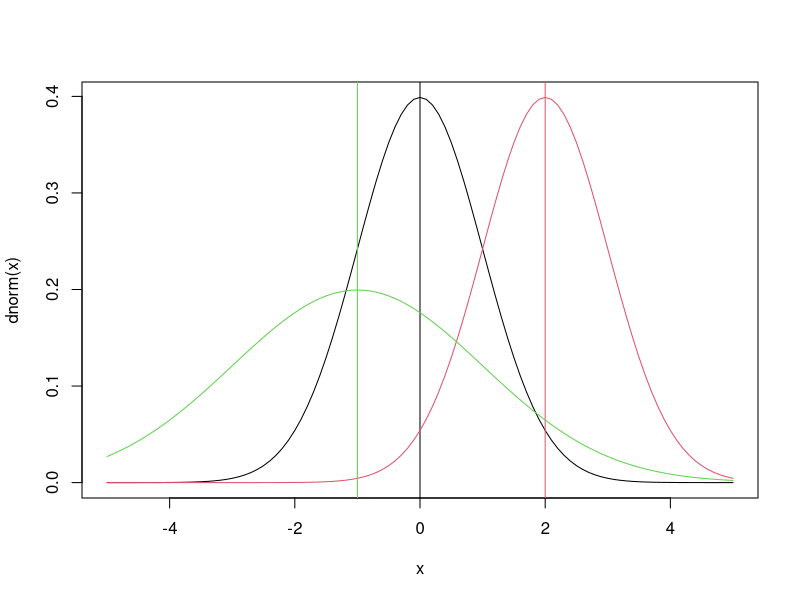
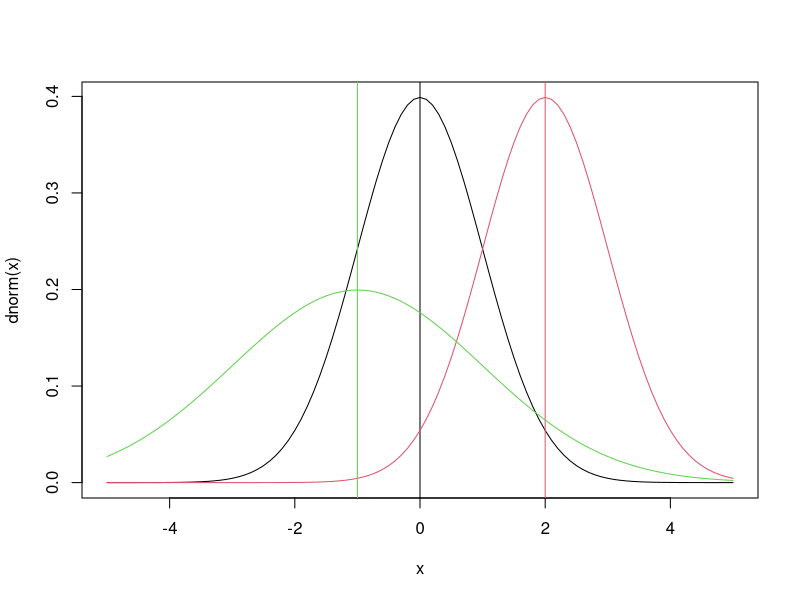
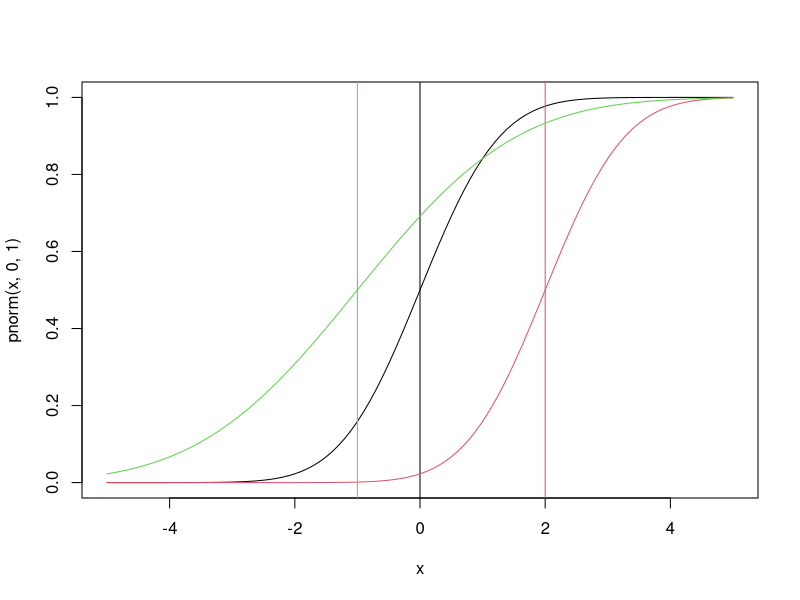
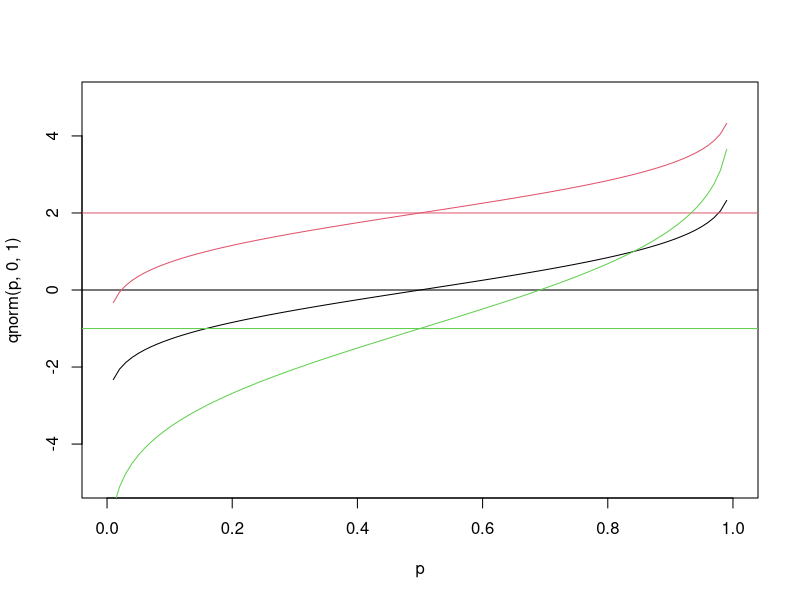
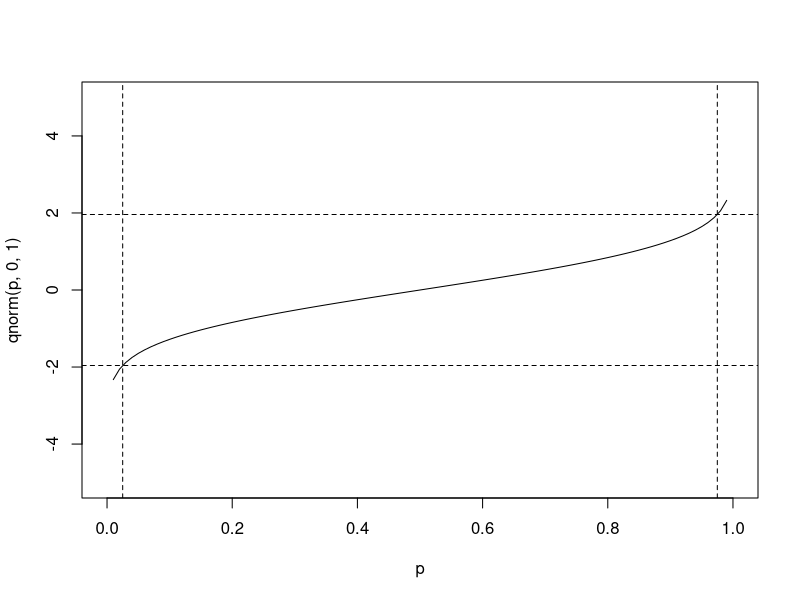
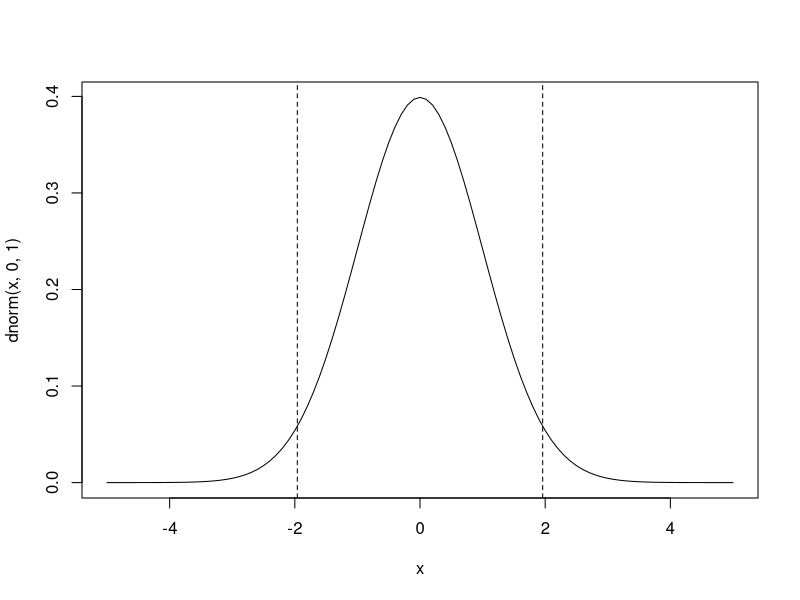
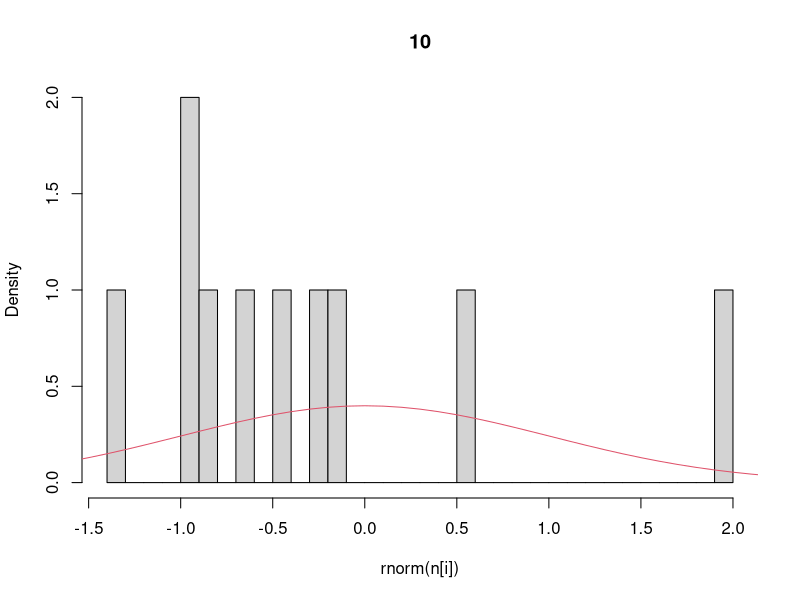
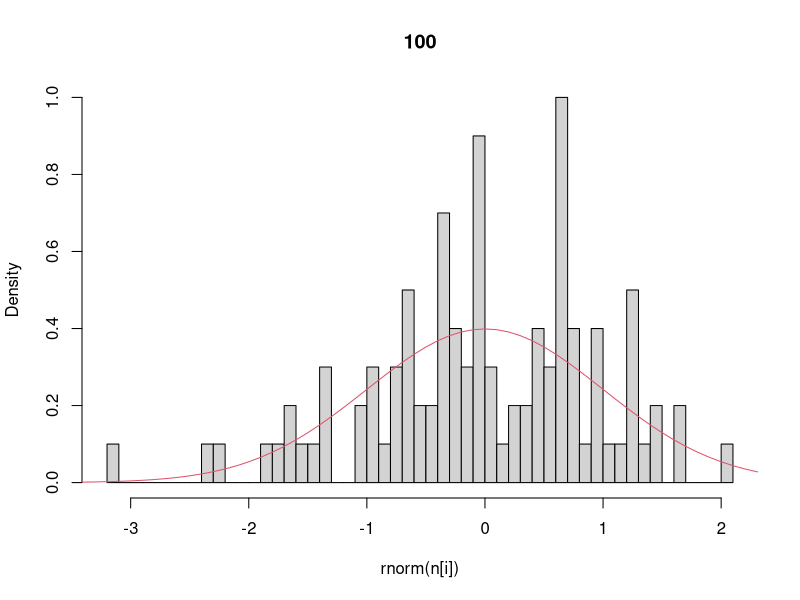

Write the R code that produced these figures, in order.
## ---- chunk 1
x = seq(-5,5,by=0.1)
plot(x,dnorm(x),type='l')  		## that’s a lowercase “L” for “line”
abline(v=0)					          ## add a line to indicate the mean (“v” is for “vertical”)
lines(x,dnorm(x,2),col=2)			## try changing the mean (“col” sets the color)
abline(v=2,col=2)
lines(x,dnorm(x,-1,2),col=3)	## try changing the mean and standard dev
abline(v=-1,col=3)
## ---- chunk 2
curve(dnorm,-5,5)
abline(v=0)
curve(dnorm(x,2),-5,5,add=TRUE,col=2)
abline(v=2,col=2)
curve(dnorm(x,-1,2),-5,5,add=TRUE,col=3)	## try changing the mean and standard dev
abline(v=-1,col=3)
## ---- chunk 3
dnorm(0.5,0,1)
dnorm(0.5,2,1)
dnorm(0.5,-1,2)
## ---- chunk 4
plot(x,pnorm(x,0,1),type='l')
abline(v=0)
lines(x,pnorm(x,2,1),col=2)
abline(v=2,col=2)
lines(x,pnorm(x,-1,2),col=3)
abline(v=-1,col=3)
## ---- chunk 5
pnorm(0.5,0,1)
pnorm(0.5,2,1)
pnorm(0.5,-1,2)
## ---- chunk 6
p = seq(0,1,by=0.01)
plot(p,qnorm(p,0,1),type='l',ylim=range(x))    # ylim sets the y-axis range
# range returns the min/max as a 2-element vector
abline(h=0)						# “h” for “horizontal”
lines(p,qnorm(p,2,1),col=2)
abline(h=2,col=2)
lines(p,qnorm(p,-1,2),col=3)
abline(h=-1,col=3)
## ---- chunk 7
qnorm(c(0.025,0.975),0,1)		# what width CI is specified by these values?
plot(p,qnorm(p,0,1),type='l',ylim=range(x))
abline(v=c(0.025,0.975),lty=2)	# add vertical lines at the CI
abline(h=qnorm(c(0.025,0.975)),lty=2)	#add horizontal lines at the threshold vals
plot(x,dnorm(x,0,1),type='l')		# plot the corresponding pdf
abline(v=qnorm(c(0.025,0.975)),lty=2)
## ---- chunk 8
n = c(10,100,1000,10000)	# sequence of sample sizes
for(i in 1:4){			# loop over these sample sizes
  hist(rnorm(n[i]),main=n[i],probability=TRUE,breaks=40)  
				#here breaks defines number of bins in the histogram
  lines(x,dnorm(x),col=2)
}
## ---- chunk 9
y = rnorm(10)  	## Sample size = 10
y
mean(y)
sd(y)			## standard deviation
sd(y)/sqrt(10) 		## standard error
y = rnorm(10000) 	## Sample size = 10000
mean(y)
sd(y)			## standard deviation
sd(y)/sqrt(10000) 	## standard error
## ---- chunk 10
plot(x,dunif(x),type='l')
lines(x,dunif(x,0,4),col=2)
lines(x,dunif(x,-3,-0.5),col=3)

plot(x,punif(x),type='l')
lines(x,punif(x,0,4),col=2)
lines(x,punif(x,-3,-0.5),col=3)

plot(p,qunif(p),type='l',ylim=range(x))
lines(p,qunif(p,0,4),col=2)
lines(p,qunif(p,-3,-0.5),col=3)

hist(runif(500,-3,3),breaks=30,xlim=range(x),probability=TRUE)
lines(x,dunif(x,-3,3),col=2)
## ---- chunk 11
plot(p,dbeta(p,5,5),type='l')
lines(p,dbeta(p,1,1),col=2)
lines(p,dbeta(p,0.2,0.2),col=3)

## vary beta
plot(p,dbeta(p,6,6),type='l',ylim=c(0,5))
lines(p,dbeta(p,6,4),col=2)
lines(p,dbeta(p,6,2),col=3)
lines(p,dbeta(p,6,1.25),col=4)
lines(p,dbeta(p,6,1),col=5)
lines(p,dbeta(p,6,0.25),col=6)
legend("topleft",legend=c(6,4,2,1.25,1,0.5),lty=1,col=1:6)

plot(p,pbeta(p,5,5),type='l')
lines(p,pbeta(p,1,1),col=2)
lines(p,pbeta(p,0.2,0.2),col=3)

hist(rbeta(500,3,3),breaks=30,xlim=range(p),probability=TRUE)
lines(p,dbeta(p,3,3),col=2)
lines(p,dbeta(p,3,3),col=2)
## ---- chunk 12
#variances of these beta distributions:

#the equation: ab / (a+b)^2(a+b+1)
a<-c(5,2,0.2)
b<-a

for (i in 1:3){
  v<-(a[i]*b[i])/(((a[i]+b[i])^2)*(a[i]+b[i]+1))
  print(v)
}

## ---- chunk 13
#these six beta lines:
a <- c(6,6,6,6,6,6)
b <- c(6,4,2,1.25,1,0.5)

print("Means:")
#means of the curves: a/a+b
for (i in 1:6){
  m<-(a[i]/(a[i]+b[i]))
  print(m)
}

print("Medians:")
#medians using quantiles
for (i in 1:6){
  med<-qbeta(0.5,a[i],b[i])
  print(med)
}

## ---- chunk 14
## changing the mean
x <- 10^seq(-2,2,by=0.01)
plot(x,dlnorm(x,0),type='l',xlim=c(0,15),main="Changing the Mean")
lines(x,dlnorm(x,1),col=2)
lines(x,dlnorm(x,2),col=3)
legend("topright",legend=0:2,lty=1,col=1:3)

## on a log scale
plot(x,dlnorm(x,0),type='l',log='x',main="Log Scale")
lines(x,dlnorm(x,1),col=2)
lines(x,dlnorm(x,2),col=3)
abline(v=exp(0),col=1)
abline(v=exp(1),col=2)
abline(v=exp(2),col=3)
legend("topright",legend=0:2,lty=1,col=1:3)

## changing the variance
plot(x,dlnorm(x,2,.125),type='l',xlim=c(0,20),ylim=c(0,0.6),main="Changing the Variance")
lines(x,dlnorm(x,2,0.25),col=2)
lines(x,dlnorm(x,2,0.5),col=3)
lines(x,dlnorm(x,2,1),col=4)
lines(x,dlnorm(x,2,2),col=5)
lines(x,dlnorm(x,2,4),col=6)
abline(v=exp(2),col=1)
legend("topright",legend=c(0.125,0.25,0.5,1,2,4),lty=1,col=1:6)

## random sample
hist(rlnorm(250,2,1),breaks=30,probability=TRUE)
lines(x,dlnorm(x,2,1),col=4)
## ---- chunk 15
#calculating arithmetric means of first 3 lines:
mu <- c(0,1,2)
sig <- 1         #default sd=1 in this case
for (i in 1:3){
  am<-exp((mu[i]+(sig^2))/2)
  print(am)
}

## ---- chunk 16
## changing the mean
x <- seq(0,10,by=0.01)
plot(x,dexp(x,0.125),type='l',ylim=c(0,1))
lines(x,dexp(x,0.25),col=2)
lines(x,dexp(x,0.5),col=3)
lines(x,dexp(x,1),col=4)
lines(x,dexp(x,2),col=5)
lines(x,dexp(x,4),col=6)
legend("topright",legend=c(0.125,0.25,0.5,1,2,4),lty=1,col=1:6)

## random sample
hist(rexp(250,2),breaks=30,probability=TRUE)
lines(x,dexp(x,2),col=4)

## laplace vs Gaussian
plot(x,dexp(abs(x-5),1)/2,type='l')
lines(x,dnorm(x,5),col=2)

plot(x,dexp(abs(x-5),1)/2,type='l',log='y')   ## same plot as last but on a log scale
lines(x,dnorm(x,5),col=2)
## ---- chunk 17
x <- seq(0,10,by=0.01)

## change rate
plot(x,dgamma(x,3,3),type='l' ,ylim=c(0,1.6))
lines(x,dgamma(x,3,1),col=2)
lines(x,dgamma(x,3,6),col=3)
lines(x,dgamma(x,3,1/3),col=4)
legend("topright",legend=c(3,1,6,0.33),lty=1,col=1:4)

## change shape
plot(x,dgamma(x,3,3),type='l')
lines(x,dgamma(x,1,3),col=2)
lines(x,dgamma(x,6,3),col=3)
lines(x,dgamma(x,18,3),col=4)
legend("topright",legend=c(3,1,6,18),lty=1,col=1:4)

## change variance
a <- c(20,15,10,5,2.5,1.25)
r <- c(4,3,2,1,0.5,0.25)
plot(x,dgamma(x,20,4),type='l')
for(i in 1:6){
  lines(x,dgamma(x,a[i],r[i]),col=i)}
var = a/r^2
mean =  a/r
legend("topright",legend=format(var,digits=3),lty=1,col=1:6)
var
mean

## change mean
var = 4
mean = c(1,2,3,4,5)
rate = mean/var
shape = mean^2/var
plot(x,dgamma(x,shape[2],rate[2]),type='l',col=2)
for(i in 1:5){
  lines(x,dgamma(x,shape[i],rate[i]),col=i)
}
legend("topright",legend=1:5,lty=1,col=1:5)
rate
shape
## ---- chunk 18
print("Medians:")
#medians using quantiles
for (i in 1:6){
  med<-qgamma(0.5,a[i],r[i])
  print(med)
}
## ---- chunk 19
x <- 0:11

## vary size of sample (number of draws)
size = c(1,5,10)
plot(x,dbinom(x,size[1],0.5),type='s')
for(i in 2:3){
  lines(x,dbinom(x,size[i],0.5),type='s',col=i)
}
legend("topright",legend=size,lty=1,col=1:3)

## vary probability
n = 1
p = c(0.1,0.25,0.5)
plot(x,dbinom(x,n,p[1]),type='s')
for(i in 2:3){
  lines(x,dbinom(x,n,p[i]),col=i,type='s')
}
abline(v = n*p,col=1:3,lty=2)
legend("topright",legend=p,lty=1,col=1:3)

## CDF
plot(x,pbinom(x,n,p[1]),type='s',ylim=c(0,1))
for(i in 2:3){
  lines(x,pbinom(x,n,p[i]),col=i,type='s')
}
legend("bottomright",legend=p,lty=1,col=1:3)

## Random samples
hist(rbinom(100,10,0.5)+0.0001,   ## small amount added because
     probability=TRUE,		 ## of way R calculates breaks 
     breaks=0:11,main="Random Binomial") 
lines(x,dbinom(x,10,0.5),type='s',col=2)	#Analytical solution
legend("topright",legend=c("sample","pmf"),lty=1,col=1:2)
## ---- chunk 20
x <- 0:12
plot(x,dpois(x,1),type='s')
lines(x,dpois(x,2),type='s',col=2)
lines(x,dpois(x,5),type='s',col=3)
legend("topright",legend=c(1,2,5),lty=1,col=1:3)

x <- 20:80
plot(x,dpois(x,50),type='s',ylim=c(0,0.08))  	#Poisson with mean 50 (variance = 50)
lines(x+0.5,dnorm(x,50,sqrt(50)),col=2)		#Normal with mean and variance of 50
lines(x,dbinom(x,100,0.5),col=3,type='s')		#Binomial with mean 50 (variance = 25)
legend("topright",legend=c("pois","norm","binom"),col=1:3,lty=1)

plot(x,dbinom(x,100,0.5),type='s',col=3)		#Binomial with mean 50 (variance = 25)
lines(x+0.5,dnorm(x,50,sqrt(25)),col=2)		#Normal with mean 50 and variance of 25
lines(x,dpois(x,50),col=1,type='s')			#Poisson with mean 50 (variance = 50)
legend("topright",legend=c("pois","norm","binom"),col=1:3,lty=1)
## ---- chunk 21
x <- 0:20
## negative binomial

## vary size
plot(x,dnbinom(x,1,0.5),type="s",main="vary size")
lines(x,dnbinom(x,2,0.5),type="s",col=2)
lines(x,dnbinom(x,3,0.5),type="s",col=3)
lines(x,dnbinom(x,5,0.5),type="s",col=4)
lines(x,dnbinom(x,10,0.5),type="s",col=5)
legend("topright",legend=c(1,2,3,5,10),col=1:5,lty=1)

## vary probability
plot(x,dnbinom(x,3,0.5),type="s",main="vary probability")
lines(x,dnbinom(x,3,0.3),type="s",col=2)
lines(x,dnbinom(x,3,0.2),type="s",col=3)
lines(x,dnbinom(x,3,0.1),type="s",col=4)
legend("topright",legend=c(0.5,0.3,0.2,0.1),col=1:5,lty=1)

## vary variance , alternate parameterization
mean = 8
var = c(10,20,30)
size = mean^2/(var-mean)
plot(x,dnbinom(x,mu=mean,size=size[1]),type="s",ylim=c(0,0.14),main="vary variance")
lines(x,dnbinom(x,mu=mean,size=size[2]),type="s",col=2)
lines(x,dnbinom(x,mu=mean,size=size[3]),type="s",col=3)
legend('topright',legend=format(c(var,mean),digits=2),col=1:4,lty=1)
lines(x,dpois(x,mean),col=4,type="s")
## NB as generalization of pois with inflated variance

## geometric
plot(x,dgeom(x,0.5),type="s",main="Geometric")
lines(x,dgeom(x,0.15),type="s",col=2)
lines(x,dgeom(x,0.05),type="s",col=3)
lines(x,dnbinom(x,1,0.15),type="s",col=4,lty=2)
## geometric as special case of NB where size = 1
## ---- chunk 22
print("Means:")
n<-c(1,2,3,5,10)
p=0.5
#means of the curves: 
for (i in 1:5){
  m<-(n[i]*((1/p)/p))
  print(m)
}
